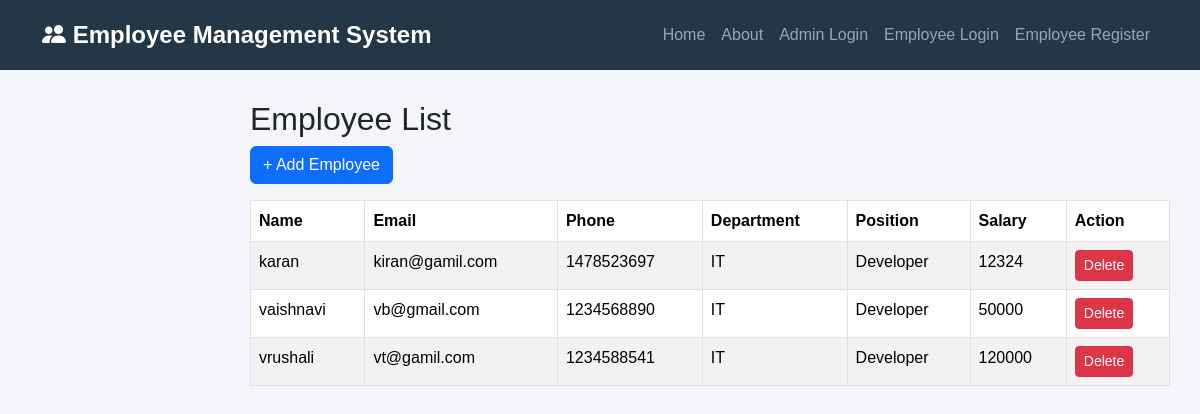
/employees/, run on the app's committed database.
### new_app/models.py (models this page shows, shortened)
class Employee(models.Model):
    name = models.CharField(max_length=100)
    email = models.EmailField()
    mobile = models.CharField(max_length=15)
    department = models.ForeignKey(
        Department,
        on_delete=models.CASCADE,
        null=True,
        blank=True
    )
    position = models.ForeignKey(
        Position,
        on_delete=models.CASCADE,
        null=True,
        blank=True
    )
    salary = models.IntegerField()
    experience = models.IntegerField(default=0)

class Department(models.Model):
    name = models.CharField(max_length=100)
    def __str__(self):
        return self.name

class Position(models.Model):
    name = models.CharField(max_length=100)
    def __str__(self):
        return self.name

### new_app/views.py (the view)
# urls.py: path('employees/', views.employees, name="employees"),
def employees(request):
    employees = Employee.objects.all()
    return render(
        request,
        "employees.html",
        {
            "employees": employees
        }
    )

### new_app/templates/employees.html (shortened to what this page needs)
{% extends 'base.html' %}
{% block content %}
<h2 class="mb-"> Employee List </h2>
<a href="{% url 'add_employee' %}" class="btn btn-primary mb-3">
+ Add Employee </a>
<table class="table table-bordered table-striped">
<thead>
<tr>
<th>Name</th>
<th>Email</th>
<th>Phone</th>
<th>Department</th>
<th>Position</th>
<th>Salary</th>
<th>Action</th>
</tr>
</thead>
<tbody>
{% for e in employees %}
<tr>
<td>
{{ e.name }}
</td>
<td>
{{ e.email }}
</td>
<td>
{{ e.mobile }}
</td>
<td>
{{ e.department }}
</td>
<td>
{{ e.position }}
</td>
<td>
{{ e.salary }}
</td>
<td>
<a href="{% url 'delete_employee' e.id %}"
class="btn btn-danger btn-sm">
Delete
</a>
</td>
</tr>
{% empty %}
<tr>
<td colspan="7" class="text-center">
No Employee Found
</td>
</tr>
{% endfor %}
</tbody>
</table>
{% endblock %}

### new_app/static/css/style.css (style rules this page uses)
* { margin:0; padding:0; box-sizing:border-box; }
body { background:#f5f6fa; font-family:Arial, sans-serif; color:#212529; overflow-x:hidden; }
table { width:100%; background:white; }
th { color:#243746; }

### data on the page
Employee: name "karan", email "kiran@gamil.com", mobile "1478523697", department "IT", position "Developer", salary "12324"
Employee: name "vaishnavi", email "vb@gmail.com", mobile "1234568890", department "IT", position "Developer", salary "50000"
Employee: name "vrushali", email "vt@gamil.com", mobile "1234588541", department "IT", position "Developer", salary "120000"
